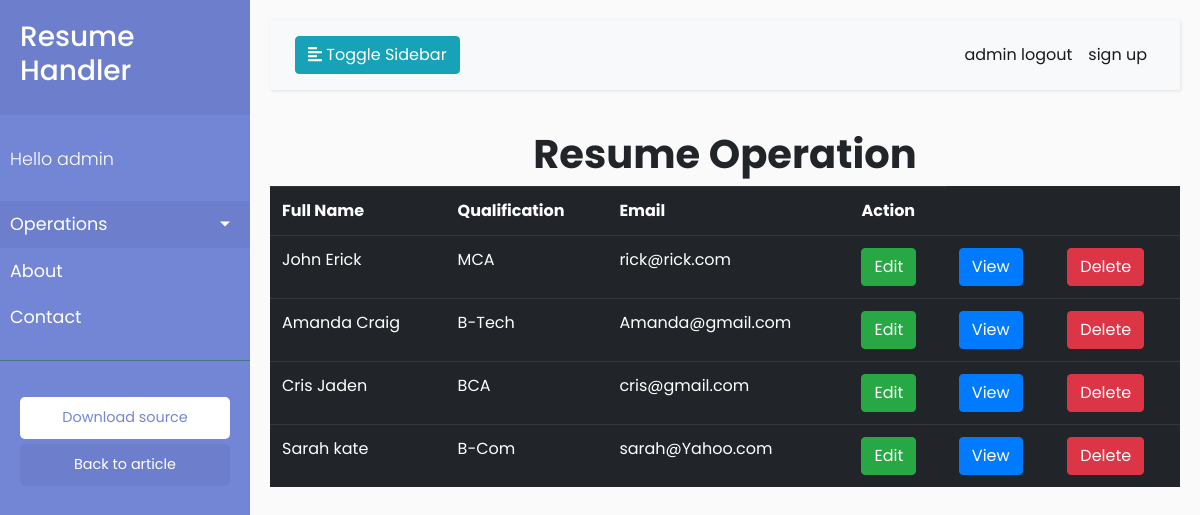
The page /resume/resumeOperation (signed in) on the database its author committed.
### resumeapp/models.py (models this page shows, shortened)
class personaldetails(models.Model):
    Email=models.CharField(max_length=100,unique=True)
    Password=models.CharField(max_length=120)
    Full_Name=models.CharField(max_length=100)
    Date_of_birth=models.CharField(max_length=15)
    lastdegree=models.CharField(max_length=100)
    image=models.ImageField(upload_to="images")

### resumeapp/views.py (the view)
# urls.py: path("resumeOperation", Resumeoperation, name="resumeOperation"),
@login_required(login_url="loginpage")
def Resumeoperation(request):
    obj=personaldetails.objects.all()
    context={}
    context['form']=obj
    return render(request, "resumeapp/resumeoperation.html", context)

### resumeapp/templates/resumeapp/resumeoperation.html
{% extends "resumeapp/base.html" %}
{% block body_block %}
<h1 align="center"><b>Resume Operation</b></h1>
<table class="table table-dark">
                <tr>
                    <th>Full Name </th>
                    <th>Qualification</th>
                    <th>Email</th>
                    <th>Action</th>
                </tr>
                {% for res in form %}
                <tr>
                    <td>{{res.Full_Name}}</td>
                    <td>{{res.lastdegree}}</td>
                    <td>{{res.Email}}</td>
                    <td><a href="{%url 'Editresume' res.id %}" class="btn btn-success" >Edit</a></td>
                    <td><a href="{%url 'viewresume' res.id %}" class="btn btn-primary" >View</a></td>
                    <td><a href="{%url 'deleteresume' res.id %}" class="btn btn-danger" >Delete</a></td>
                </tr>
                {% endfor%}
            </table>
{% endblock %}

### resumeapp/templates/resumeapp/base.html (shortened to what this page needs)
<!DOCTYPE html>
{% load static %}
<html>
<head>
    <link rel="stylesheet" href="https://stackpath.bootstrapcdn.com/bootstrap/4.1.0/css/bootstrap.min.css">
    <link rel="stylesheet" href="{%static "CSS/style.css" %}" >
</head>
<body>
    <div class="wrapper">
        <nav id="sidebar">
            <div class="sidebar-header">
                <h3>Resume Handler</h3>
            </div>
            <ul class="list-unstyled components">
                <p>Hello {{request.user}}</p>
                <li class="active">
                    <a href="#homeSubmenu" data-toggle="collapse" aria-expanded="false" class="dropdown-toggle">Operations</a>
                </li>
                <li>
                    <a href="#">About</a>
                </li>
                <li>
                    <a href="#">Contact</a>
                </li>
            </ul>
            <ul class="list-unstyled CTAs">
                <li>
                    <a href="https://bootstrapious.com/tutorial/files/sidebar.zip" class="download">Download source</a>
                </li>
                <li>
                    <a href="https://bootstrapious.com/p/bootstrap-sidebar" class="article">Back to article</a>
                </li>
            </ul>
        </nav>
        <div id="content">
            <nav class="navbar navbar-expand-lg navbar-light bg-light">
                <div class="container-fluid">
                    <button type="button" id="sidebarCollapse" class="btn btn-info">
                        <i class="fas fa-align-left"></i>
                        <span>Toggle Sidebar</span>
                    </button>
                    <div class="collapse navbar-collapse" id="navbarSupportedContent">
                        <ul class="nav navbar-nav ml-auto">
                            {% if request.user %}
                            <li class="nav-item active">
                            <a class="nav-link" href="{%url 'logoutpage'%}"> {{request.user}} logout</a>
                            </li>
                            {% endif%}
                            <li class="nav-item active">
                                <a class="nav-link" href="{%url 'register' %}">sign up</a>
                            </li>
                        </ul>
                    </div>
                </div>
            </nav>
{% block body_block %}
{% endblock %}
        </div>
    </div>
</body>
</html>

### resumeapp/static/CSS/style.css (style rules this page uses)
body { font-family: 'Poppins', sans-serif; background: #fafafa; }
p { font-family: 'Poppins', sans-serif; font-size: 1.1em; font-weight: 300; line-height: 1.7em; color: #999; }
a, a:hover, a:focus { color: inherit; text-decoration: none; transition: all 0.3s; }
.navbar { padding: 15px 10px; background: #fff; border: none; border-radius: 0; margin-bottom: 40px; box-shadow: 1px 1px 3px rgba(0, 0, 0, 0.1); }
.wrapper { display: flex; width: 100%; align-items: stretch; }
#sidebar { min-width: 250px; max-width: 250px; background: #7386D5; color: #fff; transition: all 0.3s; }
#sidebar .sidebar-header { padding: 20px; background: #6d7fcc; }
#sidebar ul.components { padding: 20px 0; border-bottom: 1px solid #47748b; }
#sidebar ul p { color: #fff; padding: 10px; }
#sidebar ul li a { padding: 10px; font-size: 1.1em; display: block; }
#sidebar ul li.active>a, a[aria-expanded="true"] { color: #fff; background: #6d7fcc; }
a[data-toggle="collapse"] { position: relative; }
.dropdown-toggle::after { display: block; position: absolute; top: 50%; right: 20px; transform: translateY(-50%); }
ul.CTAs { padding: 20px; }
ul.CTAs a { text-align: center; font-size: 0.9em !important; display: block; border-radius: 5px; margin-bottom: 5px; }
a.download { background: #fff; color: #7386D5; }
a.article, a.article:hover { background: #6d7fcc !important; color: #fff !important; }
#content { width: 100%; padding: 20px; min-height: 100vh; transition: all 0.3s; }

### rows shown on the page
personaldetails: Full_Name "John Erick", lastdegree "MCA", Email "rick@rick.com"
personaldetails: Full_Name "Amanda Craig", lastdegree "B-Tech", Email "Amanda@gmail.com"
personaldetails: Full_Name "Cris Jaden", lastdegree "BCA", Email "cris@gmail.com"
personaldetails: Full_Name "Sarah kate", lastdegree "B-Com", Email "sarah@Yahoo.com"

### other values the page prints
{{ request.user }} "admin"
